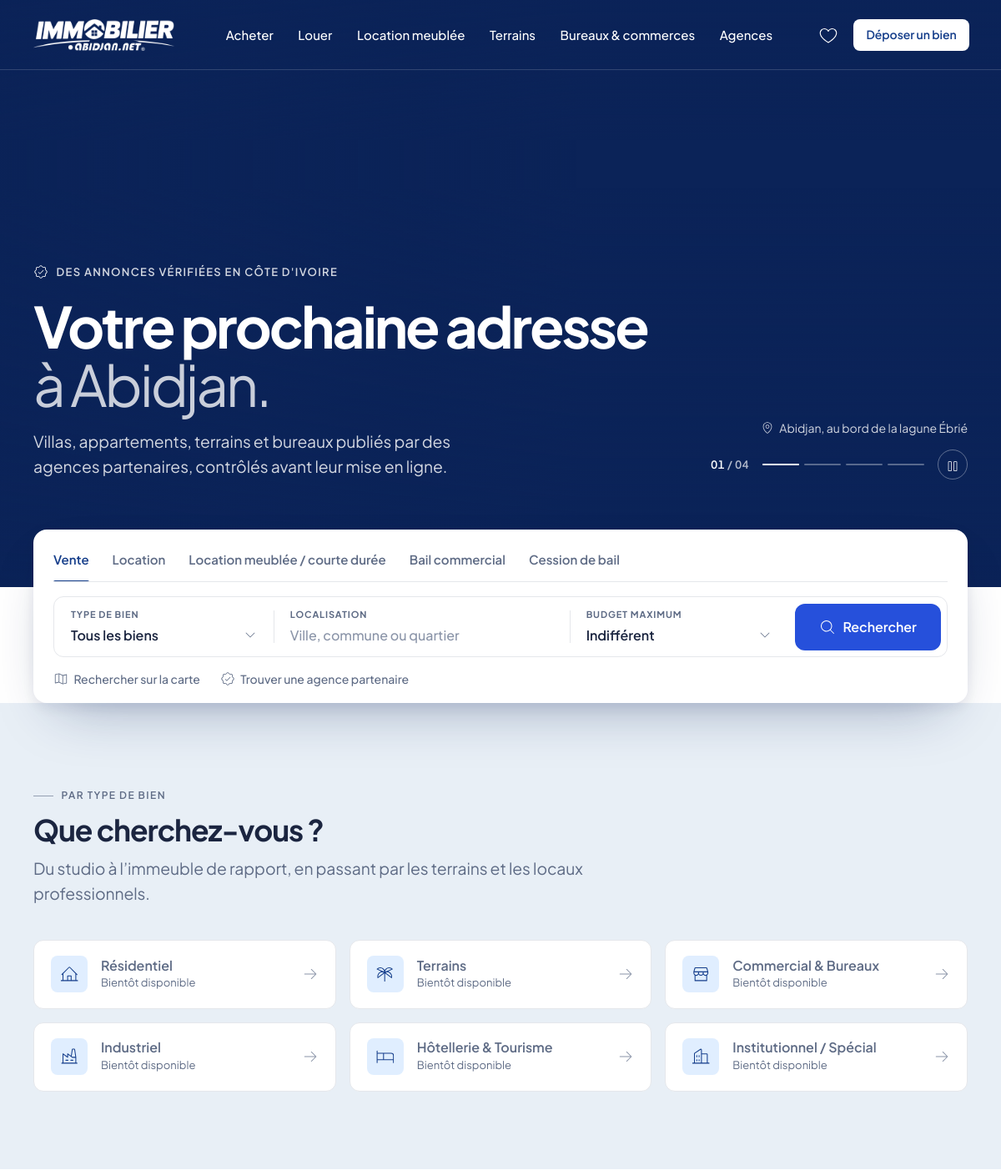
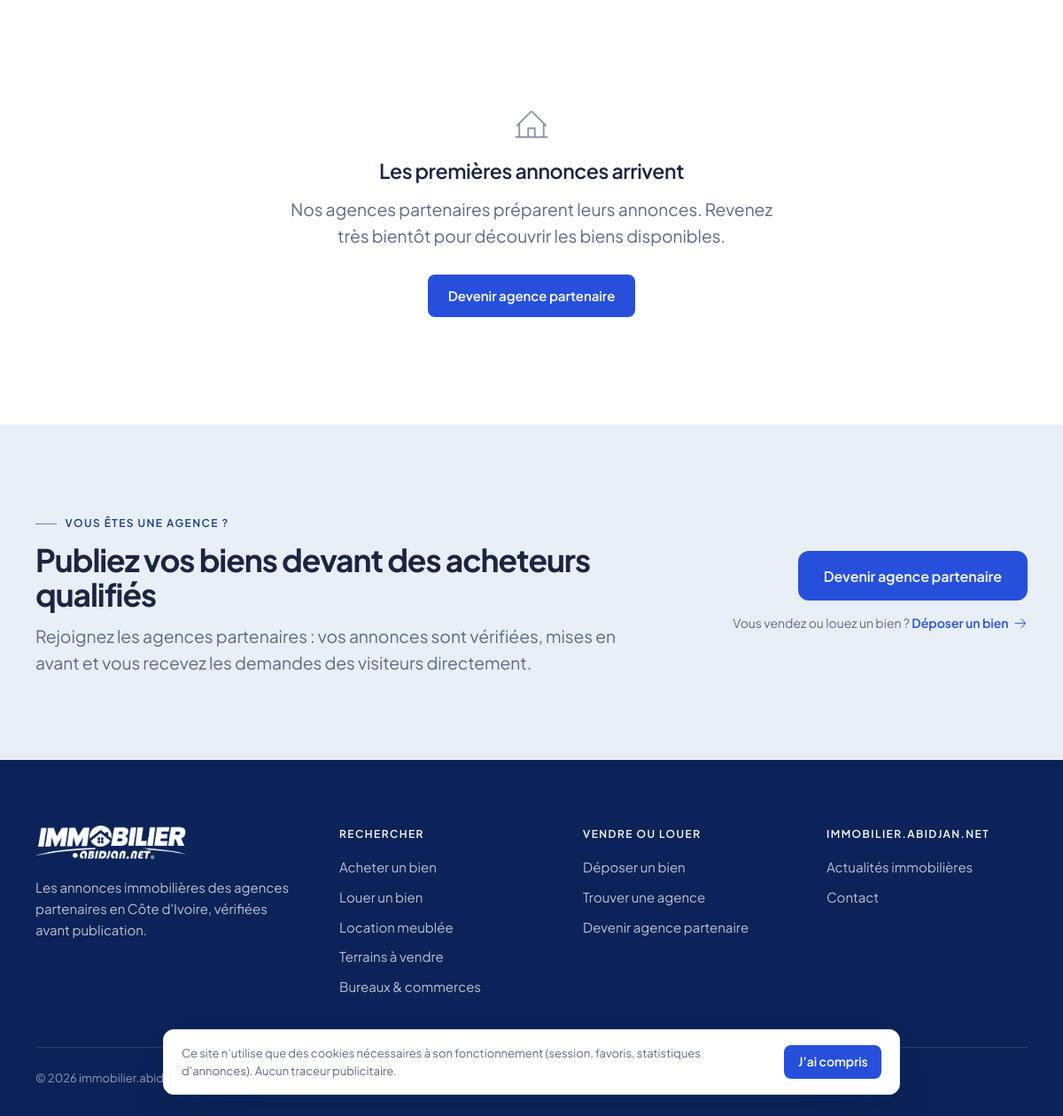
The page / on the database its author committed (2 pictures, top to bottom).
### tables this page shows
CREATE TABLE countries (
  id                 INT UNSIGNED     NOT NULL AUTO_INCREMENT,
  iso2               CHAR(2)          NOT NULL,
  name               VARCHAR(100)     NOT NULL,
  name_translations  JSON             NULL,
  currency_code      CHAR(3)          NOT NULL COMMENT 'ISO 4217 (XOF, XAF, GHS…)',
  currency_symbol    VARCHAR(10)      NOT NULL,
  currency_decimals  TINYINT UNSIGNED NOT NULL DEFAULT 0,
  phone_prefix       VARCHAR(6)       NOT NULL,
  default_locale     VARCHAR(10)      NOT NULL DEFAULT 'fr',
  timezone           VARCHAR(40)      NOT NULL,
  is_active          TINYINT(1)       NOT NULL DEFAULT 0,
  sort_order         SMALLINT         NOT NULL DEFAULT 0,
  created_at         DATETIME         NOT NULL DEFAULT CURRENT_TIMESTAMP,
  updated_at         DATETIME         NULL ON UPDATE CURRENT_TIMESTAMP,
  PRIMARY KEY (id),
  UNIQUE KEY uq_countries_iso2 (iso2)
);

CREATE TABLE transaction_types (
  id                   INT UNSIGNED  NOT NULL AUTO_INCREMENT,
  code                 VARCHAR(40)   NOT NULL,
  slug                 VARCHAR(60)   NOT NULL COMMENT 'Segment d’URL : acheter, louer…',
  name                 VARCHAR(80)   NOT NULL,
  name_translations    JSON          NULL,
  default_price_period ENUM('total','month','week','night','year') NOT NULL DEFAULT 'total',
  is_active            TINYINT(1)    NOT NULL DEFAULT 1,
  sort_order           SMALLINT      NOT NULL DEFAULT 0,
  PRIMARY KEY (id),
  UNIQUE KEY uq_transaction_types_code (code),
  UNIQUE KEY uq_transaction_types_slug (slug)
);

CREATE TABLE property_categories (
  id                 INT UNSIGNED  NOT NULL AUTO_INCREMENT,
  parent_id          INT UNSIGNED  NULL,
  country_id         INT UNSIGNED  NULL COMMENT 'NULL = disponible dans tous les pays',
  code               VARCHAR(60)   NOT NULL,
  slug               VARCHAR(80)   NOT NULL,
  name               VARCHAR(100)  NOT NULL,
  name_plural        VARCHAR(100)  NULL,
  name_translations  JSON          NULL,
  icon               VARCHAR(60)   NULL,
  description        TEXT          NULL,
  is_active          TINYINT(1)    NOT NULL DEFAULT 1,
  sort_order         SMALLINT      NOT NULL DEFAULT 0,
  created_at         DATETIME      NOT NULL DEFAULT CURRENT_TIMESTAMP,
  updated_at         DATETIME      NULL ON UPDATE CURRENT_TIMESTAMP,
  PRIMARY KEY (id),
  UNIQUE KEY uq_property_categories_code (code),
  UNIQUE KEY uq_property_categories_slug (slug),
  KEY idx_property_categories_parent (parent_id, is_active, sort_order),
  KEY idx_property_categories_country (country_id),
  CONSTRAINT fk_property_categories_parent  FOREIGN KEY (parent_id)  REFERENCES property_categories (id),
  CONSTRAINT fk_property_categories_country FOREIGN KEY (country_id) REFERENCES countries (id)
);

CREATE TABLE sites (
  id                 INT UNSIGNED  NOT NULL AUTO_INCREMENT,
  country_id         INT UNSIGNED  NOT NULL,
  code               VARCHAR(30)   NOT NULL COMMENT 'Identifiant technique (ci, sn…)',
  name               VARCHAR(100)  NOT NULL,
  theme              VARCHAR(50)   NOT NULL DEFAULT 'default',
  default_locale     VARCHAR(10)   NOT NULL DEFAULT 'fr',
  supported_locales  JSON          NULL COMMENT '["fr","en"]',
  contact_email      VARCHAR(190)  NULL,
  contact_phone      VARCHAR(30)   NULL,
  contact_whatsapp   VARCHAR(30)   NULL,
  address            VARCHAR(255)  NULL,
  latitude           DECIMAL(10,7) NULL COMMENT 'Position de l''éditeur (carte de la page Contact)',
  longitude          DECIMAL(10,7) NULL,
  social_links       JSON          NULL COMMENT '{"facebook": "https://…", …} — réseaux affichés dans le pied de page',
  status             ENUM('active','maintenance','disabled') NOT NULL DEFAULT 'disabled',
  created_at         DATETIME      NOT NULL DEFAULT CURRENT_TIMESTAMP,
  updated_at         DATETIME      NULL ON UPDATE CURRENT_TIMESTAMP,
  PRIMARY KEY (id),
  UNIQUE KEY uq_sites_code (code),
  KEY idx_sites_country (country_id),
  CONSTRAINT fk_sites_country FOREIGN KEY (country_id) REFERENCES countries (id)
);

### app/Views/front/partials/search.php (the view, shortened to what the rows shown need)
<?php
$values ??= [];
$current = $values['transaction'] ?? $transactions[0]['slug'];
$selectedType = (string) ($values['type'] ?? '');
?>
<form class="im-search" action="<?= e(url($current)) ?>" method="get" role="search" aria-label="<?= e(__('front.search.label')) ?>" data-search data-budgets="<?= e(json_encode($budgets, JSON_UNESCAPED_UNICODE)) ?>">
  <div class="im-tabs im-search__tabs" role="tablist" aria-label="<?= e(__('front.search.transaction_label')) ?>">
    <?php foreach ($transactions as $transaction): $active = $transaction['slug'] === $current; ?>
    <button class="im-tabs__tab" type="button" role="tab" aria-selected="<?= $active ? 'true' : 'false' ?>" data-search-transaction="<?= e($transaction['slug']) ?>" data-action="<?= e(url($transaction['slug'])) ?>">
      <?= e($transaction['label']) ?>
    </button>
    <?php endforeach; ?>
  </div>
</form>

### app/Views/front/pages/home.php (shortened to what the rows shown need)
<?php
$hasListings = $featured !== [] || $latest !== [];
?>
<?= render_view('front/partials/hero', $hero) ?>
<?php if ($families !== []): ?>
<section class="im-section im-section--mist" aria-labelledby="families-title">
  <div class="im-container">
    <header class="im-section-head">
      <div class="im-section-head__text">
        <h2 class="im-h2 im-section-head__title" id="families-title"><?= e(__('front.home.families_title')) ?></h2>
      </div>
    </header>
    <ul class="im-family-grid">
      <?php foreach ($families as $family): $count = (int) $family['listings']; ?>
      <li>
        <a class="im-family<?= $count === 0 ? ' is-empty' : '' ?>" href="<?= e(url('acheter/' . $family['slug'])) ?>">
          <span class="im-family__icon"><?= icon($family['icon'] ?: 'house') ?></span>
          <span class="im-family__body">
            <span class="im-family__name"><?= e($family['name_plural'] ?: $family['name']) ?></span>
            <span class="im-family__count"><?= e($count > 0 ? __n('front.home.families_count', $count) : __('front.home.families_empty')) ?></span>
          </span>
          <?= icon('arrow-right', 'im-family__arrow') ?>
        </a>
      </li>
      <?php endforeach; ?>
    </ul>
  </div>
</section>
<?php endif; ?>
<?php if (!$hasListings): ?>
<section class="im-section" aria-labelledby="empty-title">
  <div class="im-container">
    <div class="im-empty-home">
      <h2 class="im-h3" id="empty-title"><?= e(__('front.home.empty_title')) ?></h2>
    </div>
  </div>
</section>
<?php endif; ?>
<section class="im-section im-section--partner" aria-labelledby="partner-title">
  <div class="im-container">
    <div class="im-partner">
      <div class="im-partner__text">
        <h2 class="im-h2" id="partner-title"><?= e(__('front.home.partner_title')) ?></h2>
      </div>
    </div>
  </div>
</section>

### app/Views/front/partials/hero.php (shortened to what the rows shown need)
<?php
$interval ??= 7000;
$country = site()?->country->localizedName(locale()) ?? '';
?>
<section class="im-hero" aria-roledescription="carrousel" aria-label="<?= e(__('front.hero.carousel_label', ['country' => $country])) ?>" data-hero style="--im-hero-interval: <?= (int) $interval ?>ms">
  <div class="im-container im-hero__inner">
    <div class="im-hero__content">
      <p class="im-hero__eyebrow">
        <?= icon('verified') ?>
        <span><?= $listingsCount > 0
            ? '<span class="im-num">' . e(format_number($listingsCount)) . '</span> ' . e(__n('front.hero.eyebrow_suffix', $listingsCount, ['country' => $country]))
            : e(__('front.hero.eyebrow_empty', ['country' => $country])) ?></span>
      </p>
      <h1 class="im-display im-hero__title">
        <?= e(__('front.hero.title')) ?>
        <span class="im-hero__title-soft"><?= e(__('front.hero.title_soft', ['city' => $city])) ?></span>
      </h1>
    </div>
  </div>
</section>
<div class="im-container im-hero-search">
  <?= render_view('front/partials/search', $search) ?>
</div>

### app/Support/helpers.php (shortened to what the rows shown need)
<?php
function app(): App
{
    return App::instance();
}
function config(string $key, mixed $default = null): mixed
{
    return app()->config->get($key, $default);
}
function site(): ?Site
{
    return app()->site();
}
function __(string $key, array $replace = []): string
{
    return app()->translator()->get($key, $replace);
}
function locale(): string
{
    return app()->translator()->locale();
}
function e(mixed $value): string
{
    return htmlspecialchars((string) $value, ENT_QUOTES | ENT_SUBSTITUTE, 'UTF-8');
}
function url(string $path = ''): string
{
    $base = (string) config('app.base_path', '');
    return $base . '/' . ltrim($path, '/');
}
function asset(string $path): string
{
    $relative = 'assets/' . ltrim($path, '/');
    $file = APP_ROOT . '/public/' . $relative;
    $version = is_file($file) ? '?v=' . filemtime($file) : '';
    return url($relative) . $version;
}
function render_view(string $view, array $data = []): string
{
    return app()->view()->render($view, $data);
}
function icon(string $name, string $class = '', ?string $label = null): string
{
    static $sprite = null;
    $sprite ??= asset('img/icons.svg');
    $accessibility = $label === null
        ? ' aria-hidden="true" focusable="false"'
        : ' role="img" aria-label="' . e($label) . '"';
    return sprintf(
        '<svg class="im-icon%s"%s><use href="%s#i-%s"></use></svg>',
        $class !== '' ? ' ' . e($class) : '',
        $accessibility,
        e($sprite),
        e($name)
    );
}
function price_period_label(string $period): string
{
    return in_array($period, ['month', 'week', 'night', 'year'], true) ? __('common.price_period.' . $period) : '';
}

### app/Views/front/partials/footer.php (shortened to what the rows shown need)
<?php
$site = site();
$siteName = $site->name ?? config('app.name');
$country = $site?->country->localizedName(locale()) ?? '';
?>
<footer class="im-footer">
  <div class="im-container">
    <div class="im-footer__top">
      <div class="im-footer__about">
        <a class="im-footer__brand" href="<?= e(url()) ?>" aria-label="<?= e(__('front.nav.home_label', ['site' => $siteName])) ?>">
          <img src="<?= e(asset('img/brand/logo-immobilier-abidjan-net-blanc.png')) ?>" alt="" width="428" height="96" loading="lazy">
        </a>
        <p class="im-footer__pitch"><?= e(__('front.footer.pitch', ['country' => $country])) ?></p>
      </div>
    </div>
    <div class="im-footer__bottom">
      <span>© <?= e(date('Y')) ?> <?= e($siteName) ?></span>
    </div>
  </div>
</footer>

### rows shown on the page
countries: name "DES ANNONCES VÉRIFIÉES EN CÔTE D'IVOIRE", name "Les annonces immobilières des agences partenaires en Côte d'Ivoire, vérifiées avant publication."
transaction_types: name "Vente"
transaction_types: name "Location"
transaction_types: name "Location meublée / courte durée"
transaction_types: name "Bail commercial"
transaction_types: name "Cession de bail"
property_categories: name_plural "Résidentiel", count "Bientôt disponible"
property_categories: name_plural "Terrains", count "Bientôt disponible"
property_categories: name_plural "Commercial & Bureaux", count "Bientôt disponible"
property_categories: name_plural "Industriel", count "Bientôt disponible"
property_categories: name_plural "Hôtellerie & Tourisme", count "Bientôt disponible"
property_categories: name_plural "Institutionnel / Spécial", count "Bientôt disponible"
sites: name "immobilier.abidjan.net"

### other values the page prints
$item['label'] "Acheter"
$item['label'] "Louer"
$item['label'] "Location meublée"
$item['label'] "Terrains"
$item['label'] "Bureaux & commerces"
$item['label'] "Agences"
__('front.nav.submit_property') "Déposer un bien"
__('front.hero.title') "Votre prochaine adresse"
__('front.hero.title_soft', ['city' => $city]) "à Abidjan."
__('front.hero.text') "Villas, appartements, terrains et bureaux publiés par des agences partenaires, contrôlés avant leur mise en ligne."
$slides[0]['caption'] "Abidjan, au bord de la lagune Ébrié"
str_pad((string) $total, 2, '0', STR_PAD_LEFT) "04"
__('front.search.property_type') "TYPE DE BIEN"
__('front.search.location') "LOCALISATION"
__('front.search.budget') "BUDGET MAXIMUM"
